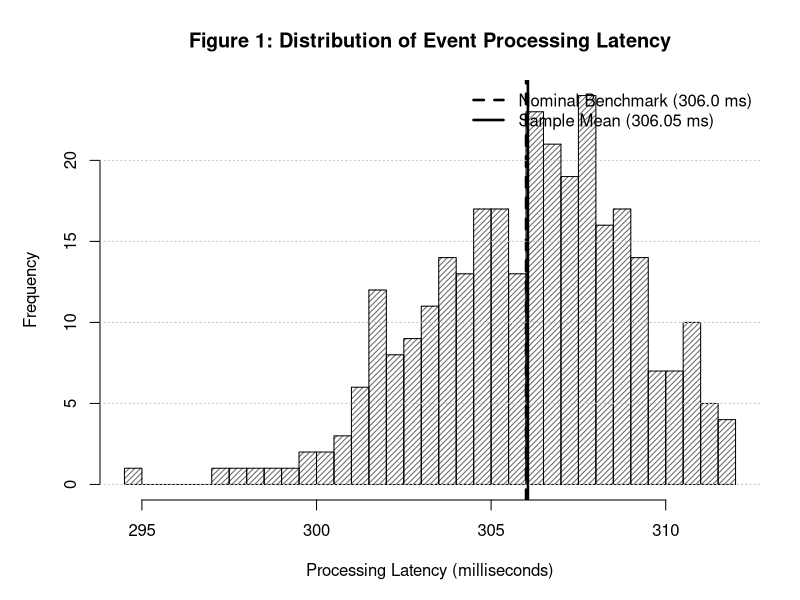

Here is the R script that generated this plot:
# =====================================================================
# Figure 1: Distribution of Processing Latency (Sub-RQ1) - B&W / Print-Optimized
# =====================================================================

dir.create("figures", showWarnings = FALSE)
nmnist_data <- read.csv("nmnist_features.csv")

cat("Generating Figure 1: Distribution of Processing Latency...\n")
png("figures/fig1_latency_distribution.png", width = 2400, height = 1800, res = 300)
par(mar = c(5, 5, 4, 2))

# Use shading lines (density & angle) for histogram bars to enhance grayscale distinction
h <- hist(nmnist_data$latency_us / 1000, 
          breaks = 25, 
          col = "gray40", 
          density = 25,
          angle = 45,
          border = "black",
          main = "Figure 1: Distribution of Event Processing Latency", 
          xlab = "Processing Latency (milliseconds)", 
          ylab = "Frequency",
          cex.main = 1.2, cex.lab = 1.0)

# Dashed line with square point vs solid line with circle point
abline(v = 306, col = "black", lwd = 2.5, lty = 2)
abline(v = mean(nmnist_data$latency_us) / 1000, col = "black", lwd = 2.5, lty = 1)

legend("topright", 
       legend = c("Nominal Benchmark (306.0 ms)", "Sample Mean (306.05 ms)"),
       col = c("black", "black"), 
       lty = c(2, 1), 
       lwd = 2.5, 
       bty = "n")

grid(nx = NA, ny = NULL, col = "gray75", lty = "dotted")
dev.off()

cat("Successfully generated figures/fig1_latency_distribution.png\n")
